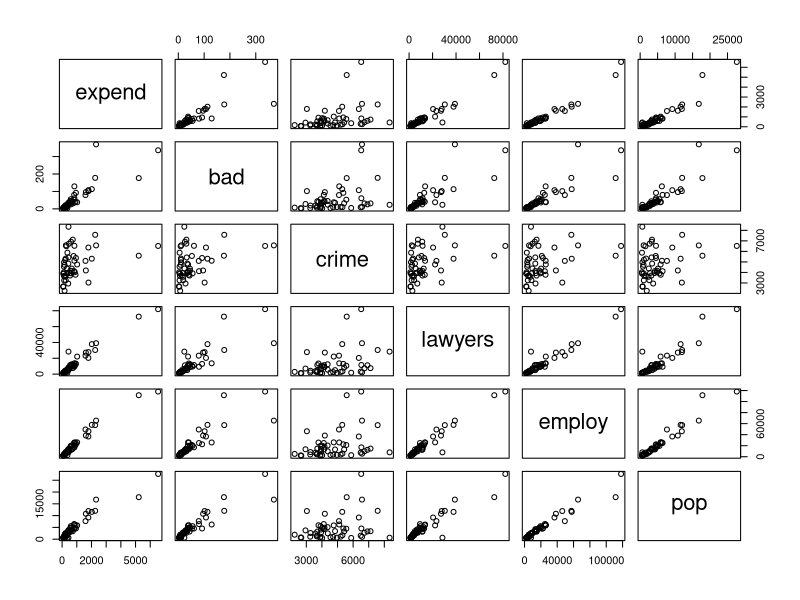
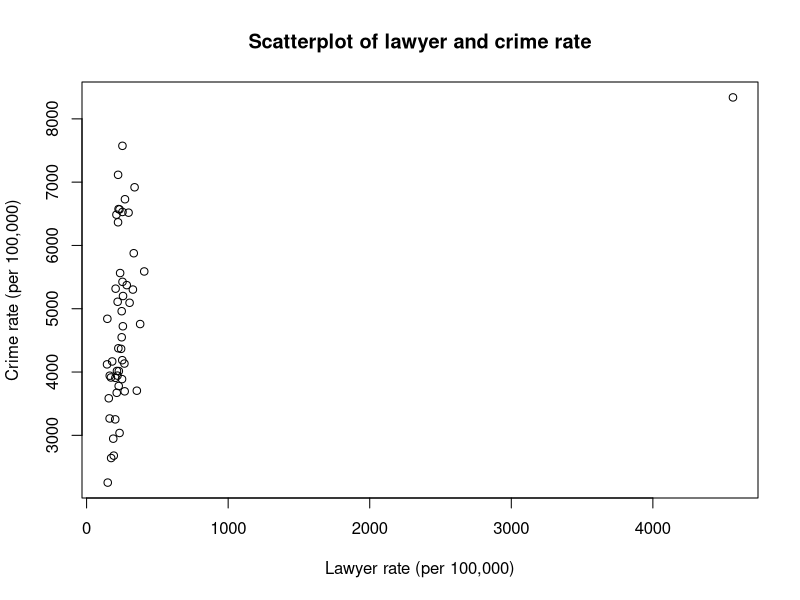
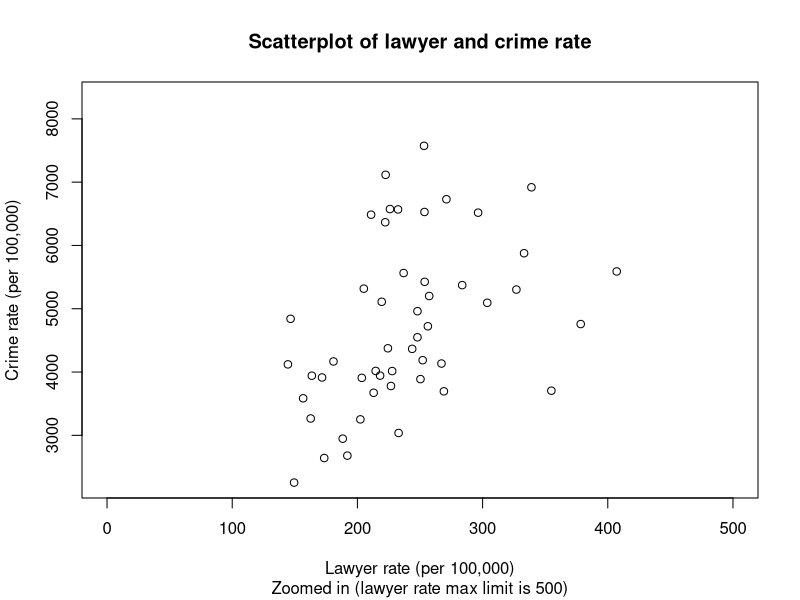

R code for these plots, in order:
#setwd("/Users/Ko/Documents/SDA---Assignment-2")
setwd("C:/Users/timon/SDA---Assignment-2")
edata = read.table("expensescrime.txt", header = TRUE, stringsAsFactors = FALSE) 
#part a
edatanostates = subset(edata, select=-c(state))
head(edatanostates)
pairs(edatanostates)
#b
lawyerrate = (edata$lawyers*100)/edata$pop
plot(lawyerrate,edata$crime, xlab="Lawyer rate (per 100,000)", ylab="Crime rate (per 100,000)", main="Scatterplot of lawyer and crime rate")
outliercrimestate_i = which.max(edata$crime)
outliercrimestate = edata$state[outliercrimestate_i]
outliercrimestate

plot(lawyerrate,edata$crime, xlim=c(0,500), xlab="Lawyer rate (per 100,000)", ylab="Crime rate (per 100,000)", main="Scatterplot of lawyer and crime rate", sub="Zoomed in (lawyer rate max limit is 500)")
n = length(lawyerrate)
cor.test(lawyerrate,edata$crime, method="s")
cor.test(lawyerrate,edata$crime, method="k")

B = 1000
T = function(xs,ys) cor.test(xs,ys,method="k")$estimate
t = T(lawyerrate,edata$crime)
permutationtval = numeric(B)

for(i in 1:B)
{
  permutationtval[i] = T(lawyerrate,sample(edata$crime))
}
pl = sum(permutationtval<=t)/B
pr = sum(permutationtval>=t)/B
pperm = 2*min(pl,pr)

library('mvtnorm')
samplebv = function(n) rmvnorm(n, mean = c(0,0), sigma = matrix(c(1,0.5,0.5,1), 2, 2))

aresimulation=function(B,n)
{
  pvalkendall=numeric(B)
  pvalspearman=numeric(B)
  for(i in 1:B)
  {
    bvdatai=samplebv(n)
    xs = bvdatai[,1]
    ys = bvdatai[,2]
    pvalkendall[i]=cor.test(xs,ys,method="k")$p.value
    pvalspearman[i]=cor.test(xs,ys,method="s")$p.value

  }
  powerk=sum(pvalkendall<=0.05)/B
  powers=sum(pvalspearman<=0.05)/B
  rbind(c("kendall","spearman"),c(powerk,powers))
}
aresimulation(10000,50)[,1]
aresimulation(10000,45)[,2]
aresimulation(10000,50)[,2]
aresimulation(10000,55)[,2]